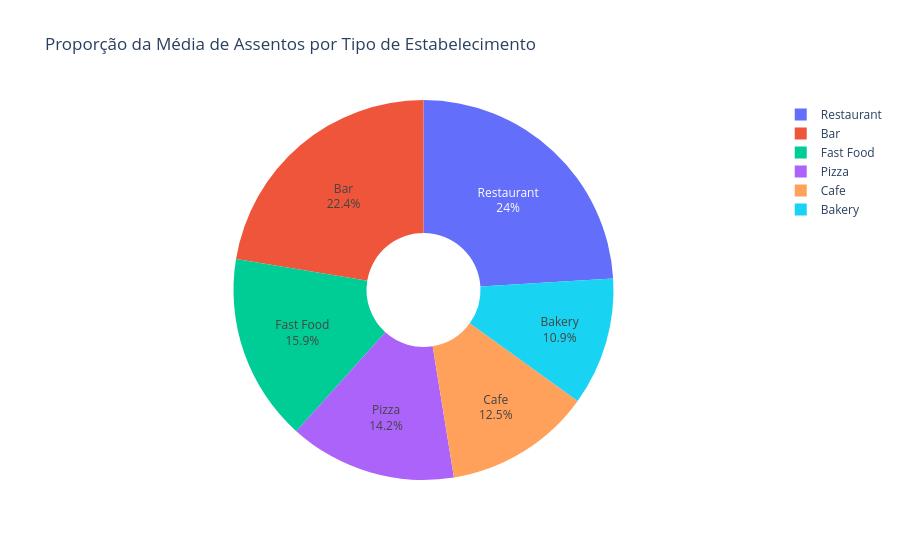

Notebook code cell kept with this figure:
### Code cell
import plotly.express as px

# Criando um gráfico de pizza interativo (Ensinado na Sprint)
fig = px.pie(
    avg_seats,
    values='avg_seats',
    names='object_type',
    title='Proporção da Média de Assentos por Tipo de Estabelecimento',
    hole=0.3
)

# Refinando as informações ao passar o mouse (Interatividade da Sprint)
fig.update_traces(textinfo='percent+label')

fig.show()

### Figure 1 — Plotly figure (JSON) as saved in the notebook; plotly's stock layout.template omitted (floating-point values rounded to 4 significant figures)
{"data": [{"domain": {"x": [0, 1], "y": [0, 1]}, "hole": 0.3, "hovertemplate": "object_type=%{label}<br>avg_seats=%{value}<extra></extra>", "labels": ["Restaurant", "Bar", "Fast Food", "Pizza", "Cafe", "Bakery"], "legendgroup": "", "name": "", "showlegend": true, "textinfo": "percent+label", "type": "pie", "values": [48.04, 44.77, 31.84, 28.46, 25, 21.77]}], "layout": {"legend": {"tracegroupgap": 0}, "title": {"text": "Proporção da Média de Assentos por Tipo de Estabelecimento"}}}
